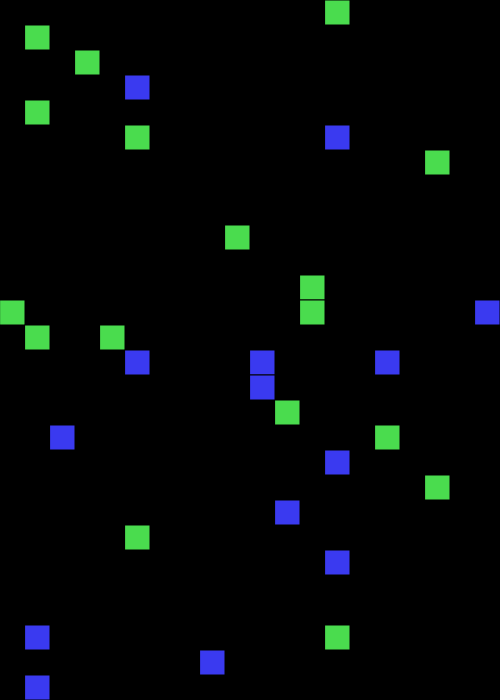
Frame 1 (no input)
Frame 60 (no input): identical to frame 1, image omitted
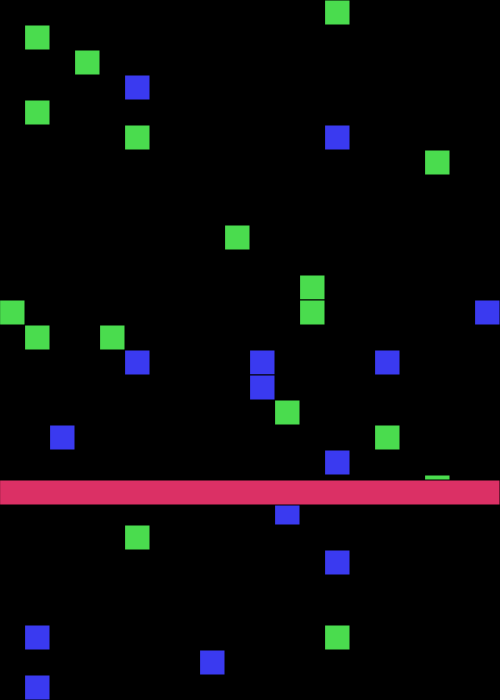
Frame 120 (the mouse pressed at the canvas centre since frame 60)

The p5.js sketch that drew these frames (run headless with seeded random() and noise() and a simulated clock; from frame 60 on, the mouse is pressed at the canvas centre):

// p5.js sketch
// ── sketch.js
let a = 25;
let colorRedPink = "#DB3065";
let colorGreen = "#4ADC4E";
let colorBlue = "#3A3AF0";
let colorRed = "#FA1713";
let m, n;
let s, t;
let mSpeed, nSpeed;
let sSpeed, tSpeed;
let xState = false;
let zState = false;
let aState = false;
let mode = 2;

function setup() {
  createCanvas(500, 700);
  background(0);
  m = 0;
  n = 0;
  s = width;
  t = height;
  mSpeed = 8;
  nSpeed = 6;
  tSpeed = 8;
  sSpeed = 10;
}

function draw() {
  if (mode == 1) {
    drawMotion1();
  } 
  else if (mode == 2) {
    drawMotion2(); 
    // drawMotion3();
  } 
  
//   else {
    
//   }
}



function drawMotion1() {
  //First, undouble-slash the if loop, double-slash the rest of the code
  //Draw the countdown
  stroke(colorRed);
  strokeWeight(30);
  if (keyIsPressed) {
    if (key == "p") {
      line(pmouseX, pmouseY, mouseX, mouseY);
    } else if (key == "o") {
      background(0);
    }
  }
}

function drawMotion2() {
  //Then, double-slash the if loop above, undouble-slash the rest of the code
  //Follow the key pressing rules to make a simple Hopping Lattice

  background(0);
  fill(colorGreen);
  rect(25, 25, 25, 25);
  rect(25, 100, 25, 25);
  rect(75, 50, 25, 25);
  rect(125, 125, 25, 25);
  rect(0, 300, 25, 25);
  rect(425, 150, 25, 25);
  rect(225, 225, 25, 25);
  rect(100, 325, 25, 25);
  rect(300, 275, 25, 25);
  rect(300, 300, 25, 25);
  rect(25, 325, 25, 25);
  rect(325, 0, 25, 25);
  rect(375, 425, 25, 25);
  rect(125, 525, 25, 25);
  rect(275, 400, 25, 25);
  rect(425, 475, 25, 25);
  rect(325, 625, 25, 25);

  fill(colorBlue);
  rect(525, 25, 25, 25);
  rect(325, 125, 25, 25);
  rect(475, 300, 25, 25);
  rect(250, 350, 25, 25);
  rect(325, 450, 25, 25);
  rect(25, 625, 25, 25);
  rect(50, 425, 25, 25);
  rect(250, 375, 25, 25);
  rect(275, 500, 25, 25);
  rect(25, 675, 25, 25);
  rect(375, 350, 25, 25);
  rect(125, 75, 25, 25);
  rect(325, 550, 25, 25);
  rect(200, 650, 25, 25);
  rect(125, 350, 25, 25);
  rect(325, 450, 25, 25);
  rect(25, 625, 25, 25);

  if (mouseIsPressed) {
    fill(colorRedPink);
    m = m + mSpeed;
    rect(0, m, width, a);
    if (m > height) {
      m = -25;
    }
  }

  /////
  if (aState) {
    fill(colorRedPink);
    t = t - tSpeed;
    rect(0, t, width, a);
    if (t < 0) {
      t = 725;
    }
  }

  if (zState) {
    fill(colorRedPink);
    n = n + nSpeed;
    rect(n, 0, a, height);
    if (n > width) {
      n = -25;
    }
  }

  if (xState) {
    fill(colorRedPink);
    s = s - sSpeed;
    rect(s, 0, a, height);
    if (s < 0) {
      s = 500;
    }
  }
}



function keyPressed() {
  if (key == "a" || key == "A") {
    aState = true;
  }
  if (key == "z" || key == "Z") {
    zState = true;
  }
  if (key == "x" || key == "X") {
    xState = true;
  }
}

function keyReleased() {
  if (key == "a" || key == "A") {
    aState = false;
  }
  if (key == "z" || key == "Z") {
    zState = false;
  }
  if (key == "x" || key == "X") {
    xState = false;
  }
  
  // function drawMotion3() {
  background(0);
  for (i = 0; i < 31; i++) {
    stroke(30);
    line(0, i * a, width, i * a);
  }
  for (i = 0; i < 21; i++) {
    stroke(30);
    line(i * a, 0, i * a, height);
  }
  
  // let x = floor(random(width/a));
  // rect(x*a, 0, a, a);
// }
}
